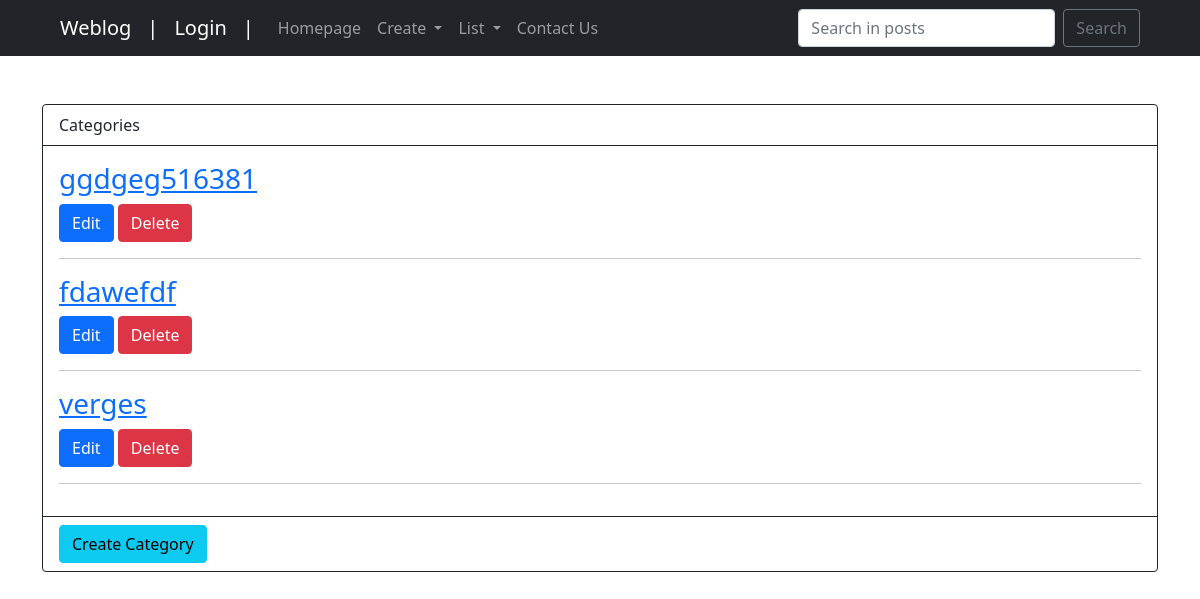
The page /weblog/categories/ on the database its author committed.
### weblog/models.py (models this page shows, shortened)
class Category(models.Model):
    parent = models.ForeignKey('self', on_delete=models.CASCADE, blank=True, null=True)
    name = models.CharField('Category Name', max_length=30, null=True)
    updated_on = models.DateTimeField(auto_now=True, null=True)

### weblog/views.py (the view)
# urls.py: path("categories/", CategoryList.as_view(), name="category_list"),
class CategoryList(ListView):
    model = Category
    template_name = 'weblog/category/category_list.html'

### weblog/templates/weblog/category/category_list.html (shortened to what this page needs)
{% extends 'weblog/index.html' %}{% load static %}
{% block content %}
    <div class="card border-dark mb-3">
        <div class="card-header bg-transparent border-dark">Categories</div>
        <div class="card-body">
            {% for cat in object_list %}
                <h3 class="card-title"><a href="{% url 'weblog:category_detail' cat.id %}">{{cat.name}}<a/></h3>
                <a href="{% url 'weblog:category_edit' id=cat.id %} " class="btn btn-primary" role="button">Edit</a>
                <a href="{% url 'weblog:category_delete' id=cat.id %} " class="btn btn-danger" role="button">Delete</a>
                <hr/>
            {% endfor %}
        </div>
        <div class="card-footer bg-transparent border-dark">
            <a href="{% url 'weblog:category_create' %}" class="btn btn-info" role="button">Create Category</a>
        </div>
    </div>
{% endblock content %}

### rows shown on the page
Category: name "ggdgeg516381"
Category: name "fdawefdf"
Category: name "verges"
